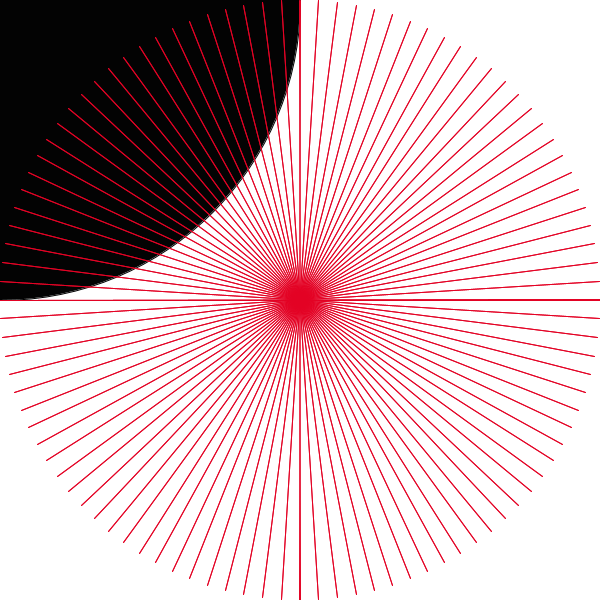
Frame 1 (no input)
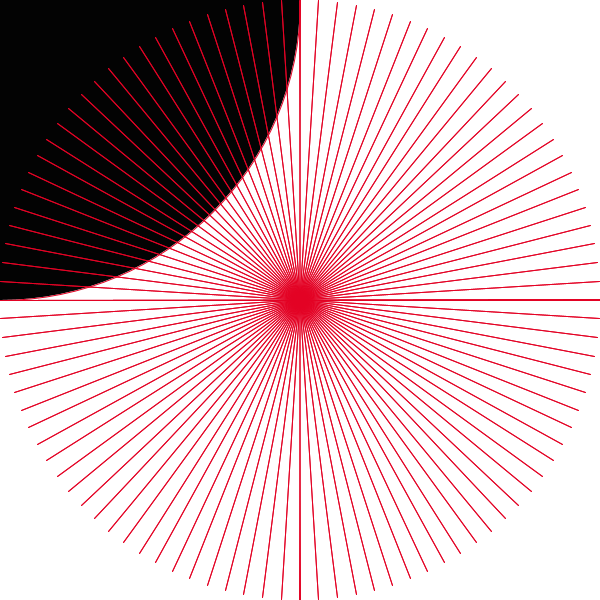
Frame 60 (the mouse pressed at the canvas centre just before this capture)
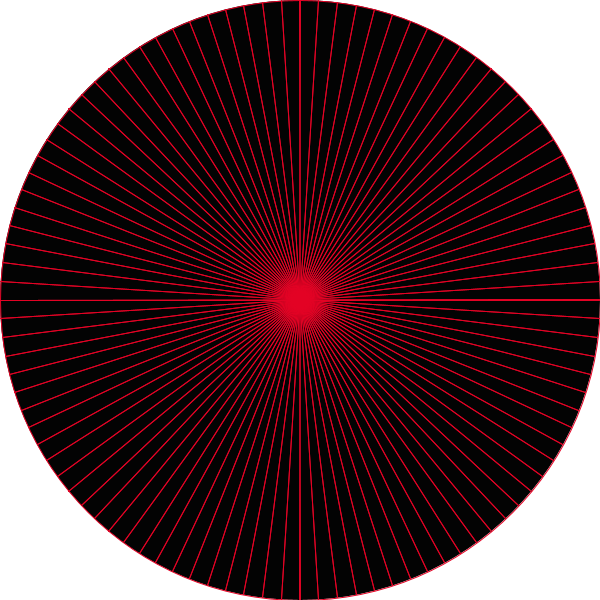
Frame 120 (the mouse held since frame 60 and released just before this capture)

The Processing sketch that drew these frames (run headless with seeded random() and noise(); from frame 60 on, the mouse is pressed at the canvas centre):

// Processing sketch: processing_155807
// ── processing_155807.pde

/*
//////////////////////////////
 Learning Processing by 
 Creating a "Character"
 
 Homework 2: Adding dynamis drawing functions
//////////////////////////////
 */

/* Setup function is used to define initial enviroment properties 
such as screen size and background color and to load media such as 
images and fonts as the program starts. */

void setup(){
  size(600, 600);
  //framerate(30);
}

/* The draw() function continuously executes the lines of code contained 
inside its block until the program is stopped or noLoop() is called. 
Draw() is called automatically and should never be called explicitly. */

void draw() {
  background(255);
  fill(3,3,3);
  /* Here we use the mouseX and mouseY to allow the "character" to move dynamically with the
  users mouse movements.  */
  ellipse(mouseX, mouseY, 600, 600);
  stroke(227,2,36);
  for (float i = 0; i < 1; i+=.01) {
    line(300*cos(i*2*PI)+300, 300*sin(i*2*PI)+300, 300-300*cos(i*2*PI), 300-300*sin(i*2*PI));
  }
}

/*
//////////////////////////////
END
//////////////////////////////
 */
